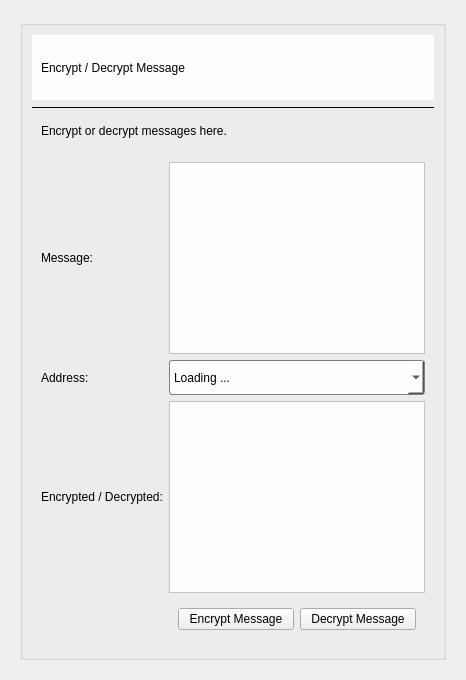
         <widget class="QWidget" name="enc_msg_page">
          <layout class="QGridLayout" name="gridLayout_84">
           <item row="0" column="0">
            <widget class="QFrame" name="frame_62">
             <property name="frameShape">
              <enum>QFrame::NoFrame</enum>
             </property>
             <property name="frameShadow">
              <enum>QFrame::Raised</enum>
             </property>
             <layout class="QGridLayout" name="gridLayout_85">
              <item row="0" column="0">
               <widget class="QGroupBox" name="groupBox_10">
                <property name="title">
                 <string/>
                </property>
                <layout class="QGridLayout" name="gridLayout_86">
                 <item row="1" column="0">
                  <widget class="Line" name="line_17">
                   <property name="frameShadow">
                    <enum>QFrame::Plain</enum>
                   </property>
                   <property name="orientation">
                    <enum>Qt::Horizontal</enum>
                   </property>
                  </widget>
                 </item>
                 <item row="3" column="0">
                  <widget class="QFrame" name="frame_65">
                   <property name="styleSheet">
                    <string notr="true">QFrame#frame_65{border-radius: 3px;}
</string>
                   </property>
                   <property name="frameShape">
                    <enum>QFrame::NoFrame</enum>
                   </property>
                   <property name="frameShadow">
                    <enum>QFrame::Raised</enum>
                   </property>
                   <layout class="QGridLayout" name="gridLayout_89">
                    <item row="3" column="1">
                     <widget class="QTextEdit" name="textEdit_3">
                      <property name="styleSheet">
                       <string notr="true">background-color: rgb(253, 253, 255);</string>
                      </property>
                     </widget>
                    </item>
                    <item row="4" column="1">
                     <widget class="QFrame" name="frame_66">
                      <property name="frameShape">
                       <enum>QFrame::NoFrame</enum>
                      </property>
                      <property name="frameShadow">
                       <enum>QFrame::Raised</enum>
                      </property>
                      <layout class="QGridLayout" name="gridLayout_90">
                       <item row="0" column="0">
                        <widget class="QPushButton" name="sign_enc_btn">
                         <property name="text">
                          <string>Encrypt Message</string>
                         </property>
                        </widget>
                       </item>
                       <item row="0" column="1">
                        <widget class="QPushButton" name="sign_dec_btn">
                         <property name="text">
                          <string>Decrypt Message</string>
                         </property>
                        </widget>
                       </item>
                      </layout>
                     </widget>
                    </item>
                    <item row="0" column="1">
                     <widget class="QTextEdit" name="textEdit_2">
                      <property name="toolTip">
                       <string>Enter a message you wish to encrypt. </string>
                      </property>
                      <property name="styleSheet">
                       <string notr="true">background-color: rgb(253, 253, 255);</string>
                      </property>
                     </widget>
                    </item>
                    <item row="0" column="0">
                     <widget class="QLabel" name="label_47">
                      <property name="styleSheet">
                       <string notr="true">font: 16pt 'Helvetica';

</string>
                      </property>
                      <property name="text">
                       <string>Message: </string>
                      </property>
                     </widget>
                    </item>
                    <item row="3" column="0">
                     <widget class="QLabel" name="label_49">
                      <property name="styleSheet">
                       <string notr="true">font: 16pt 'Helvetica';

</string>
                      </property>
                      <property name="text">
                       <string>Encrypted / Decrypted:</string>
                      </property>
                     </widget>
                    </item>
                    <item row="1" column="0">
                     <widget class="QLabel" name="label_48">
                      <property name="styleSheet">
                       <string notr="true">font: 16pt 'Helvetica';



</string>
                      </property>
                      <property name="text">
                       <string>Address:</string>
                      </property>
                     </widget>
                    </item>
                    <item row="1" column="1">
                     <widget class="QComboBox" name="comboBox_4">
                      <property name="minimumSize">
                       <size>
                        <width>0</width>
                        <height>35</height>
                       </size>
                      </property>
                      <property name="toolTip">
                       <string>Select an address to sign with. Your message will be signed with your public key.</string>
                      </property>
                      <property name="styleSheet">
                       <string notr="true">border-radius: 3px; 
border: 1px solid gray;
background-color: rgb(253, 253, 255);
selection-color: blue;</string>
                      </property>
                      <item>
                       <property name="text">
                        <string>Loading ...</string>
                       </property>
                      </item>
                     </widget>
                    </item>
                   </layout>
                  </widget>
                 </item>
                 <item row="0" column="0">
                  <widget class="QFrame" name="frame_63">
                   <property name="minimumSize">
                    <size>
                     <width>0</width>
                     <height>65</height>
                    </size>
                   </property>
                   <property name="maximumSize">
                    <size>
                     <width>16777215</width>
                     <height>65</height>
                    </size>
                   </property>
                   <property name="styleSheet">
                    <string notr="true">background-color: rgb(253, 253, 255);
</string>
                   </property>
                   <property name="frameShape">
                    <enum>QFrame::NoFrame</enum>
                   </property>
                   <property name="frameShadow">
                    <enum>QFrame::Raised</enum>
                   </property>
                   <layout class="QGridLayout" name="gridLayout_87">
                    <item row="0" column="0">
                     <widget class="QLabel" name="label_45">
                      <property name="styleSheet">
                       <string notr="true">font: 24pt &quot;Helvetica&quot;;
background-color: rgb(253, 253, 255,0);</string>
                      </property>
                      <property name="text">
                       <string>Encrypt / Decrypt Message</string>
                      </property>
                     </widget>
                    </item>
                   </layout>
                  </widget>
                 </item>
                 <item row="2" column="0">
                  <widget class="QFrame" name="frame_64">
                   <property name="minimumSize">
                    <size>
                     <width>0</width>
                     <height>0</height>
                    </size>
                   </property>
                   <property name="maximumSize">
                    <size>
                     <width>16777215</width>
                     <height>40</height>
                    </size>
                   </property>
                   <property name="styleSheet">
                    <string notr="true">QFrame#frame_64{border-radius: 3px;}
</string>
                   </property>
                   <property name="frameShape">
                    <enum>QFrame::NoFrame</enum>
                   </property>
                   <property name="frameShadow">
                    <enum>QFrame::Raised</enum>
                   </property>
                   <layout class="QGridLayout" name="gridLayout_88">
                    <item row="0" column="0">
                     <widget class="QLabel" name="label_46">
                      <property name="styleSheet">
                       <string notr="true">font: 16pt 'Helvetica';
padding-left: 0px;</string>
                      </property>
                      <property name="text">
                       <string>Encrypt or decrypt messages here. </string>
                      </property>
                     </widget>
                    </item>
                   </layout>
                  </widget>
                 </item>
                </layout>
               </widget>
              </item>
             </layout>
            </widget>
           </item>
          </layout>
         </widget>
